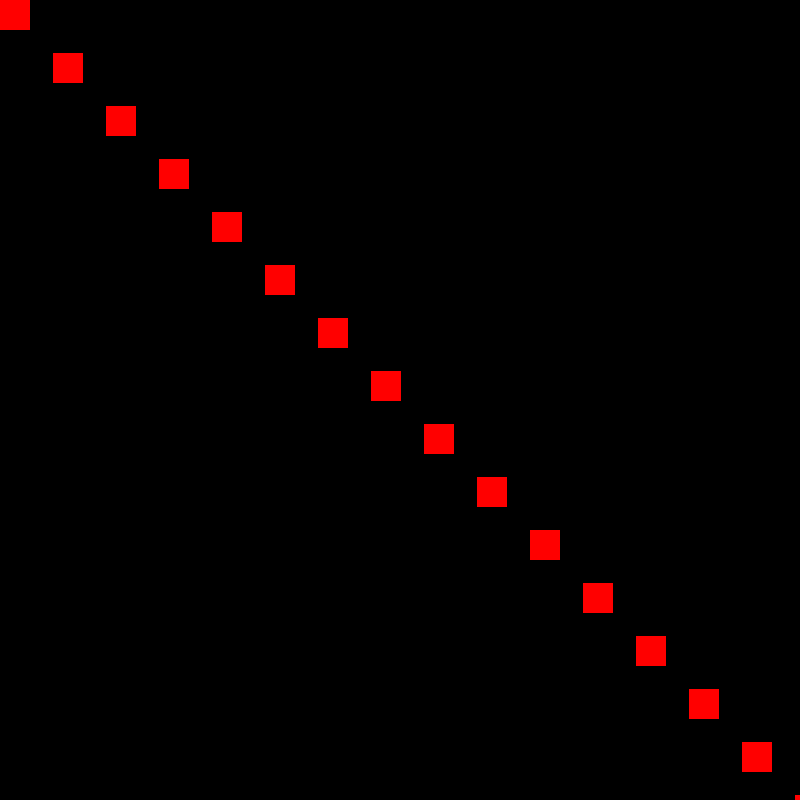
Frame 1 (no input)
Frame 60 (the mouse pressed at the canvas centre just before this capture): identical to frame 1, image omitted
Frame 120 (the mouse held since frame 60 and released just before this capture): identical to frame 1, image omitted

The Processing sketch that drew this single still picture (run headless with seeded random() and noise(); from frame 60 on, the mouse is pressed at the canvas centre):

// Processing sketch: sketch_01_05_keypressed
// ── sketch_01_05_keypressed.pde
float d_global = 30;

void setup() {
  size(800, 800);
  drawMeMyDiagonal(255, 0, 0, d_global); //r,g,b
}

void draw() {
  background(0);
  drawMeMyDiagonal(255, 0, 0, d_global); //r,g,b
}

void drawMeMyDiagonal(float r, float g, float b, float d) {
  fill(r, g, b);
  for (int i=0; i<width; i=i+53) {
    noStroke();
    rect (i, i, d, d);
  }
}

void keyPressed() {
  if (key=='i') {
    d_global=d_global+30; // increasing
  }
  if (key=='d') {
    d_global=d_global-10; // decreasing
  }
}
